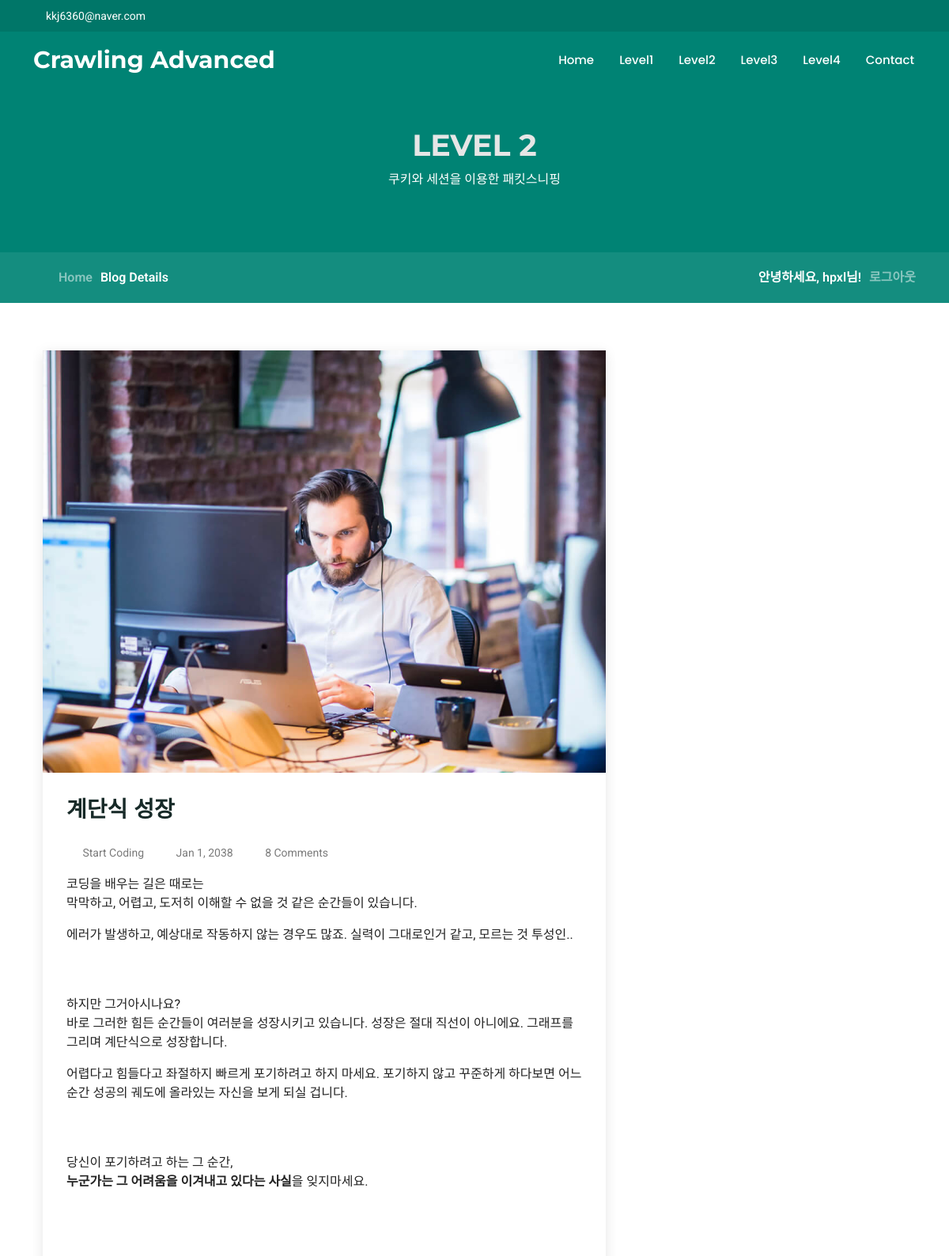
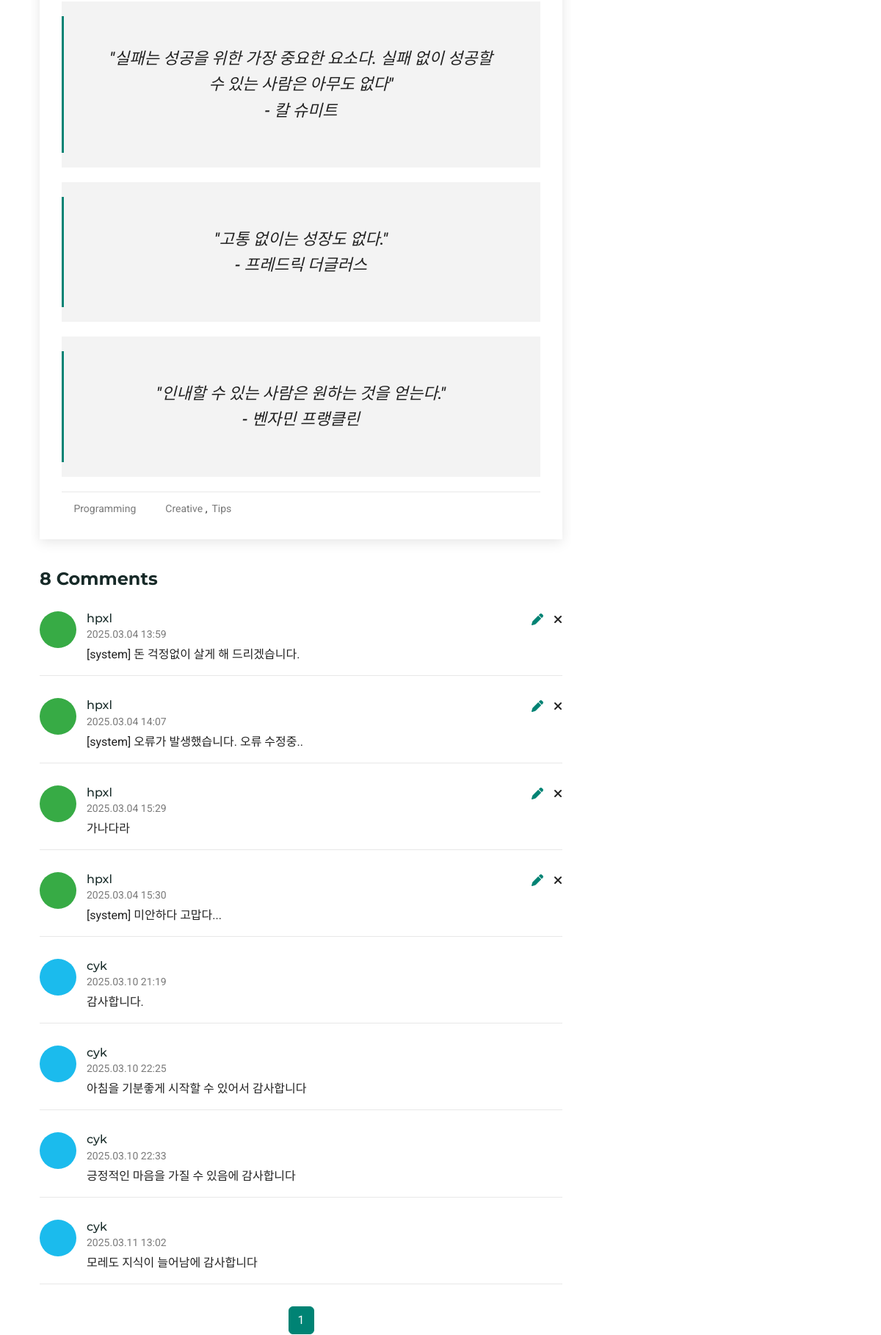
Screenshot of /level2 (signed in, upper part) with the database file from the repository (2 pictures, top to bottom).
### app/models.py (models this page shows, shortened)
class User(UserMixin, db.Model):
    id = db.Column(db.Integer, primary_key=True)
    username = db.Column(db.String(64), unique=True, nullable=False)
    password_hash = db.Column(db.String(128), nullable=False)
    color = db.Column(db.String(7), default="#000000")
    comments = db.relationship('Comment', backref='author', lazy='dynamic')

class Comment(db.Model):
    id = db.Column(db.Integer, primary_key=True)
    content = db.Column(db.Text, nullable=False)
    user_id = db.Column(db.Integer, db.ForeignKey('user.id'), nullable=False)
    created_at = db.Column(db.DateTime, default=lambda: datetime.now(ZoneInfo("Asia/Seoul")))  # 한국 시간 기준

### app/routes.py (the view)
@app.route('/level2')
def level2():
    page = request.args.get('page', 1, type=int)
    comments_query = Comment.query.order_by(Comment.created_at.asc())
    comments = comments_query.paginate(page=page, per_page=20)
    comment_form = CommentForm()
    edit_form = EditCommentForm()
    delete_form = DeleteForm()
    return render_template('level2.html', comments=comments, form=comment_form, edit_form=edit_form, delete_form=delete_form)

### app/models.py (called while the page is built)
@login.user_loader
def load_user(id):
    return User.query.get(int(id))

### app/templates/level2.html (shortened to what this page needs)
{% extends "main_base.html" %}
{% block content %}
<main class="main">
  <div class="page-title">
    <div class="heading">
      <div class="container">
        <div class="row d-flex justify-content-center text-center">
          <div class="col-lg-8">
            <h1>LEVEL 2</h1>
            <p class="mb-0">쿠키와 세션을 이용한 패킷스니핑</p>
          </div>
        </div>
      </div>
    </div>
    <nav class="breadcrumbs">
      <div class="container">
        <ol>
          <li><a href="/">Home</a></li>
          <li class="current">Blog Details</li>
        </ol>
        <ol>
          {% if current_user.is_authenticated %}
          <li>
            <span class="navbar-text">안녕하세요, {{ current_user.username }}님!</span>
          </li>
          <li>
            <a class="nav-link" href="{{ url_for('logout') }}">로그아웃</a>
          </li>
          {% endif %}
        </ol>
      </div>
    </nav>
  </div>
  <div class="container">
    <div class="row">
      <div class="col-lg-8">
        <section id="blog-details" class="blog-details section">
          <div class="container">
            <article class="article">
              <div class="post-img">
                <img src="assets/img/blog/blog-1.jpg" alt="" class="img-fluid">
              </div>
              <h2 class="title">계단식 성장</h2>
              <div class="meta-top">
                <ul>
                  <li class="d-flex align-items-center"><i class="bi bi-person"></i> <a href="#">Start Coding</a></li>
                  <li class="d-flex align-items-center"><i class="bi bi-clock"></i> <a href="#"><time
                        datetime="2038-01-01">Jan 1, 2038</time></a></li>
                  <li class="d-flex align-items-center"><i class="bi bi-chat-dots"></i> <a href="#">{{
                      comments.total }}
                      Comments</a></li>
                </ul>
              </div>
              <div class="content">
                <p>
                  코딩을 배우는 길은 때로는 <br>막막하고, 어렵고, 도저히 이해할 수 없을 것 같은 순간들이 있습니다.
                </p>
                <p>
                  에러가 발생하고, 예상대로 작동하지 않는 경우도 많죠. 실력이 그대로인거 같고, 모르는 것 투성인..
                </p><br><br>
                <p>
                  하지만 그거아시나요? <br>바로 그러한 힘든 순간들이 여러분을 성장시키고 있습니다. 성장은 절대 직선이 아니에요. 그래프를 그리며 계단식으로 성장합니다.
                </p>
                <p>
                  어렵다고 힘들다고 좌절하지 빠르게 포기하려고 하지 마세요. 포기하지 않고 꾸준하게 하다보면 어느순간 성공의 궤도에
                  올라있는 자신을 보게 되실 겁니다.
                </p><br><br>
                <p>
                  당신이 포기하려고 하는 그 순간,<br> <b>누군가는 그 어려움을 이겨내고 있다는 사실</b>을 잊지마세요.
                </p><br><br>
                <blockquote>
                  <p>
                    "실패는 성공을 위한 가장 중요한 요소다. 실패 없이 성공할 수 있는 사람은 아무도 없다" <br>- 칼 슈미트
                  </p>
                </blockquote>
                <blockquote>
                  <p>
                    "고통 없이는 성장도 없다." <br>- 프레드릭 더글러스
                  </p>
                </blockquote>
                <blockquote>
                  <p>
                    "인내할 수 있는 사람은 원하는 것을 얻는다." <br>- 벤자민 프랭클린
                  </p>
                </blockquote>
              </div>
              <div class="meta-bottom">
                <i class="bi bi-folder"></i>
                <ul class="cats">
                  <li><a href="#">Programming</a></li>
                </ul>
                <i class="bi bi-tags"></i>
                <ul class="tags">
                  <li><a href="#">Creative</a></li>
                  <li><a href="#">Tips</a></li>
                </ul>
              </div>
            </article>
          </div>
        </section>
        <section id="blog-comments" class="blog-comments section">
          <div class="container">
            <h4 class="comments-count">{{ comments.total }} Comments</h4>
            {% for comment in comments.items %}
            <div id="comment-{{ comment.id }}" class="comment">
              <div class="d-flex">
                <div class="comment-img">
                  <span style="background-color: {{ comment.author.color }};"></span>
                </div>
                <div>
                  <h5 class="comment-name">{{ comment.author.username }}</h5>
                  {% if current_user.is_authenticated and comment.author == current_user %}
                  <div class="comment-btns">
                    <a href="#" class="edit" data-comment-id="{{ comment.id }}"
                      data-comment-content="{{ comment.content }}">
                      <i class="fa-solid fa-pen"></i>
                    </a>
                    <form action="{{ url_for('delete_comment', comment_id=comment.id) }}?page={{ comments.page }}"
                      method="POST" style="display:inline;">
                      <button type="submit" class="delete btn-icon-only"
                        onclick="return confirm('정말로 이 댓글을 삭제하시겠습니까?');">
                        <i class="fa-solid fa-xmark"></i>
                      </button>
                    </form>
                  </div>
                  {% endif %}
                  <time class="comment-date">{{ comment.created_at.strftime('%Y.%m.%d %H:%M') }}</time>
                  <p class="comment-text">{{ comment.content }}</p>
                </div>
              </div>
            </div>
            {% endfor %}
            <nav aria-label="Page navigation">
              <ul class="pagination">
                {% for page_num in comments.iter_pages() %}
                <li class="page-item {% if page_num == comments.page %}active{% endif %}">
                  <a class="page-link" href="{{ url_for('level2', page=page_num) }}">{{ page_num }}</a>
                </li>
                {% endfor %}
              </ul>
            </nav>
          </div>
        </section>
      </div>
    </div>
  </div>
</main>
{% endblock %}

### rows the page displays
User: username "hpxl"
Comment: author.username "hpxl", created_at "2025.03.04 13:59", content "[system] 돈 걱정없이 살게 해 드리겠습니다."
Comment: author.username "hpxl", created_at "2025.03.04 14:07", content "[system] 오류가 발생했습니다. 오류 수정중.."
Comment: author.username "hpxl", created_at "2025.03.04 15:29", content "가나다라"
Comment: author.username "hpxl", created_at "2025.03.04 15:30", content "[system] 미안하다 고맙다..."
Comment: author.username "cyk", created_at "2025.03.10 21:19", content "감사합니다."
Comment: author.username "cyk", created_at "2025.03.10 22:25", content "아침을 기분좋게 시작할 수 있어서 감사합니다"
Comment: author.username "cyk", created_at "2025.03.10 22:33", content "긍정적인 마음을 가질 수 있음에 감사합니다"
Comment: author.username "cyk", created_at "2025.03.11 13:02", content "모레도 지식이 늘어남에 감사합니다"

### other values shown
{{ comments.total }} "8"
{{ page_num }} "1"
